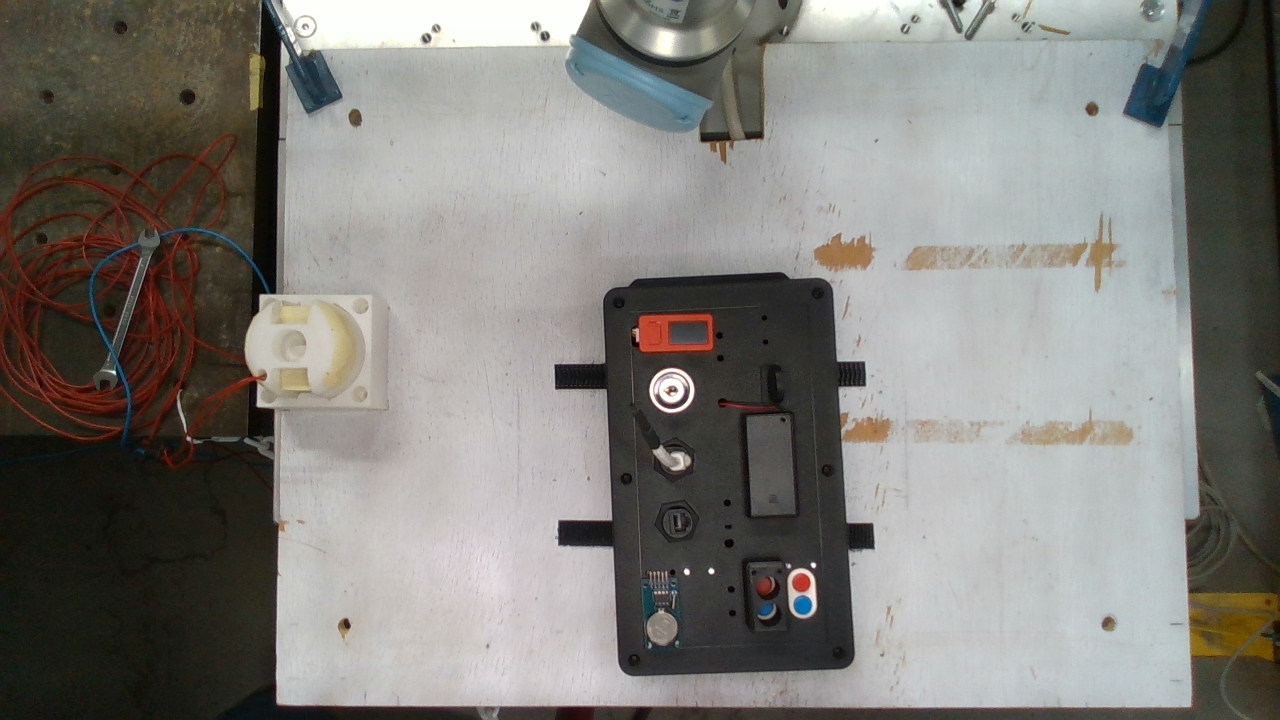
#> input picture filefeature1.png, 1280 x 720 px
$ python -i utils.py   (imports and definitions only)
#> lines starting #> are read from the running program, lines starting #| are printed output that depends on the picture
#> further down, picture is the input picture: shape (720, 1280, 3); mean B, G, R 122.3, 127, 128.7
#! /usr/bin/env python3

import cv2
import numpy as np
from sklearn.cluster import KMeans
from skimage import data, color
from skimage.transform import hough_circle, hough_circle_peaks
from skimage.feature import canny
from skimage.draw import circle_perimeter
from skimage.util import img_as_ubyte
from math import cos,sin
import rospy

GREEN = '\033[92m'
YELLOW = '\033[93m'
RED = '\033[91m'
BOLD = '\033[1m'
END = '\033[0m'

# [5 lines left out: function getRoi, not called in this run]

def getAllColorSpaces(image):
    hsv = cv2.cvtColor(image, cv2.COLOR_BGR2HSV)
#> hsv: shape (720, 1280, 3); mean H, S, V 52.4, 38.5, 131.6
    lab = cv2.cvtColor(image, cv2.COLOR_BGR2Lab)
#> lab: shape (720, 1280, 3); mean of channels 0, 1, 2 132.1, 128.1, 131.2
    bw  = cv2.cvtColor(image, cv2.COLOR_BGR2GRAY)
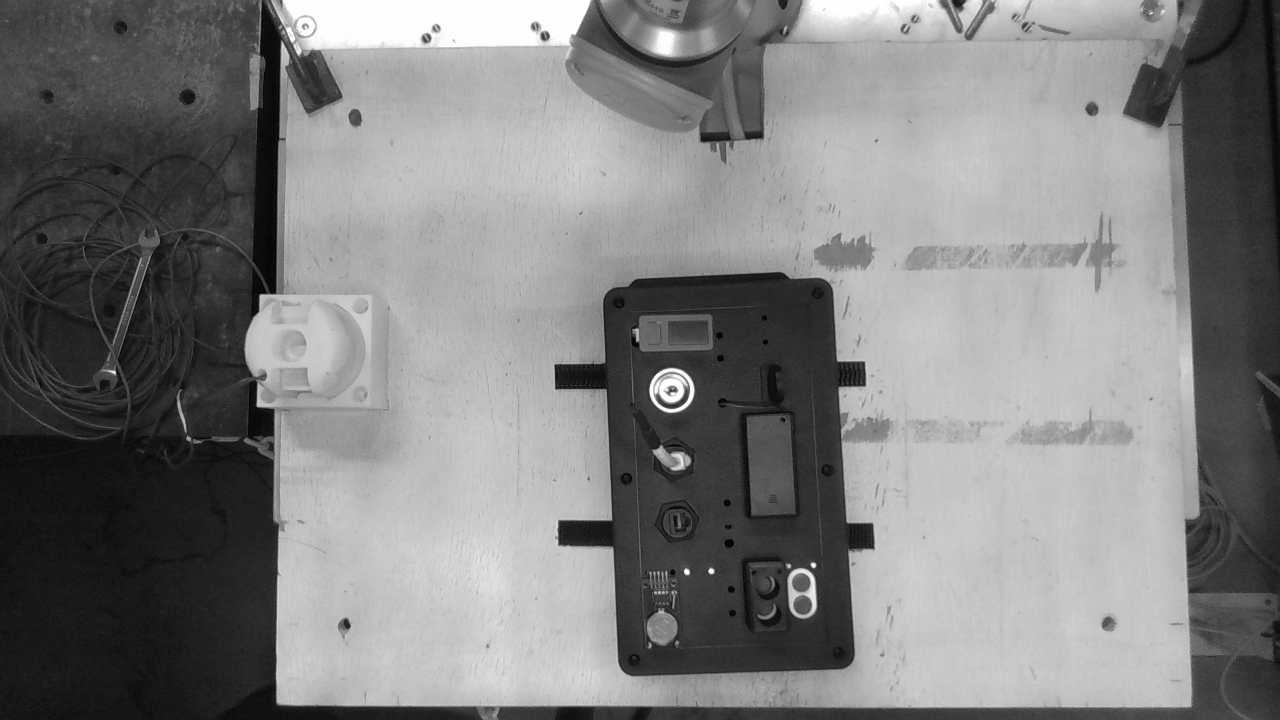
#> bw: shape (720, 1280); min 1, max 255, mean 126.9
    return hsv, lab, bw

# [468 lines left out: functions getBoardContour, getScreen, getRedBlueButtonsNewVersion, tryWithMoreCircle, getRedBlueButtons, getKeyLock, not called in this run]

>>> import cv2
>>> picture = cv2.imread('../filefeature1.png')
>>> result = getAllColorSpaces(picture)
